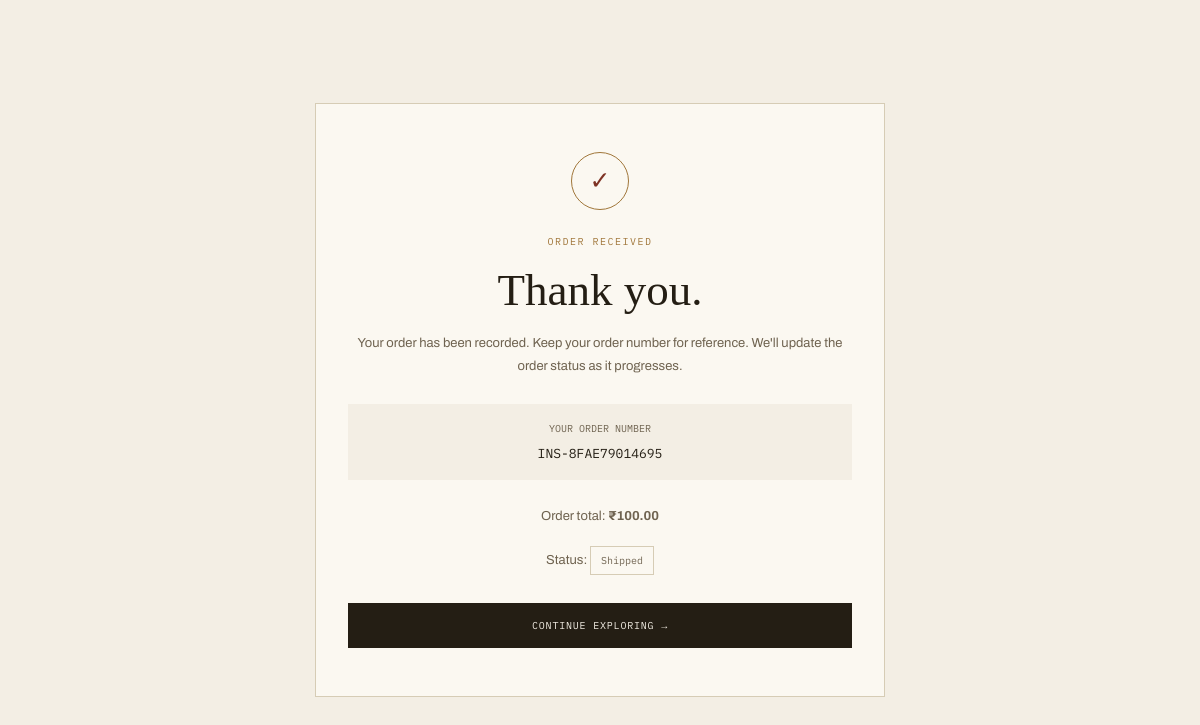
The page /order/success/INS-8FAE79014695/ (signed in) on the database its author committed.
### customer/models.py (models this page shows, shortened)
class Order(models.Model):
    STATUS_CHOICES = [
        ("PENDING", "Pending"),
        ("CONFIRMED", "Confirmed"),
        ("SHIPPED", "Shipped"),
        ("DELIVERED", "Delivered"),
        ("CANCELLED", "Cancelled"),
    ]
    customer = models.ForeignKey(
        Customer,
        on_delete=models.CASCADE,
        related_name="orders",
    )
    order_number = models.CharField(max_length=30, unique=True)
    total_amount = models.DecimalField(max_digits=10, decimal_places=2)
    status = models.CharField(
        max_length=20,
        choices=STATUS_CHOICES,
        default="PENDING",
    )
    shipping_address = models.TextField()
    created_at = models.DateTimeField(auto_now_add=True)
    updated_at = models.DateTimeField(auto_now=True)

### customer/views.py (the view)
def order_success(request, order_number):
    customer = get_logged_in_customer(request)
    if not customer:
        messages.info(request, "Please log in to view your order.")
        return redirect("login")
    order = get_object_or_404(
        Order.objects.prefetch_related("items__product"),
        order_number=order_number,
        customer=customer,
    )
    return render(request, "customer/order_success.html", {
        "order": order,
    })

### customer/views.py (called while the page is built)
def get_logged_in_customer(request):
    customer_id = request.session.get("customer_id")
    if not customer_id:
        return None
    return Customer.objects.filter(id=customer_id).first()

### templates/customer/order_success.html (shortened to what this page needs)
<!DOCTYPE html>
<html lang="en">
<head>
</head>
<body>
    <main class="card">
        <div class="mark">✓</div>
        <div class="eyebrow">Order received</div>
        <h1>Thank you.</h1>
        <p>
            Your order has been recorded. Keep your order number for reference.
            We'll update the order status as it progresses.
        </p>
        <div class="number">
            <small>YOUR ORDER NUMBER</small>
            <strong>{{ order.order_number }}</strong>
        </div>
        <p>
            Order total:
            <strong>₹{{ order.total_amount|floatformat:2 }}</strong>
        </p>
        <p>
            Status:
            <span class="status">{{ order.get_status_display }}</span>
        </p>
        <a href="{% url 'customer_home' %}" class="button">
            Continue exploring →
        </a>
    </main>
</body>
</html>

### templates/customer/order_success.html (style rules this page uses)
* { box-sizing: border-box; }
body { margin: 0; min-height: 100vh; display: grid; place-items: center; padding: 24px; background: #F3EEE4; color: #241E14; font-family: 'Archivo', sans-serif; }
.card { width: min(570px, 100%); padding: 48px 32px; text-align: center; background: #FBF8F1; border: 1px solid #D6CCB5; }
.mark { width: 58px; height: 58px; display: grid; place-items: center; margin: 0 auto 25px; border: 1px solid #A0763A; border-radius: 50%; color: #7E3324; font-size: 25px; }
.eyebrow { color: #A0763A; font: 10px 'IBM Plex Mono', monospace; letter-spacing: .15em; text-transform: uppercase; }
h1 { font: 500 45px 'Cormorant Garamond', serif; margin: 16px 0; }
p { color: #6F6350; font-size: 13px; line-height: 1.8; }
.number { padding: 18px; margin: 25px 0; background: #F3EEE4; }
.number small { display: block; color: #6F6350; font: 10px 'IBM Plex Mono', monospace; margin-bottom: 9px; }
.number strong { font: 13px 'IBM Plex Mono', monospace; overflow-wrap: anywhere; }
.status { display: inline-block; margin-top: 5px; padding: 7px 10px; border: 1px solid #D6CCB5; font: 10px 'IBM Plex Mono', monospace; }
.button { display: block; padding: 16px; margin-top: 28px; background: #241E14; color: #F3EEE4; text-decoration: none; font: 10px 'IBM Plex Mono', monospace; letter-spacing: .08em; text-transform: uppercase; }

### rows shown on the page
Order: order_number "INS-8FAE79014695", total_amount "100.00", status "Shipped"
